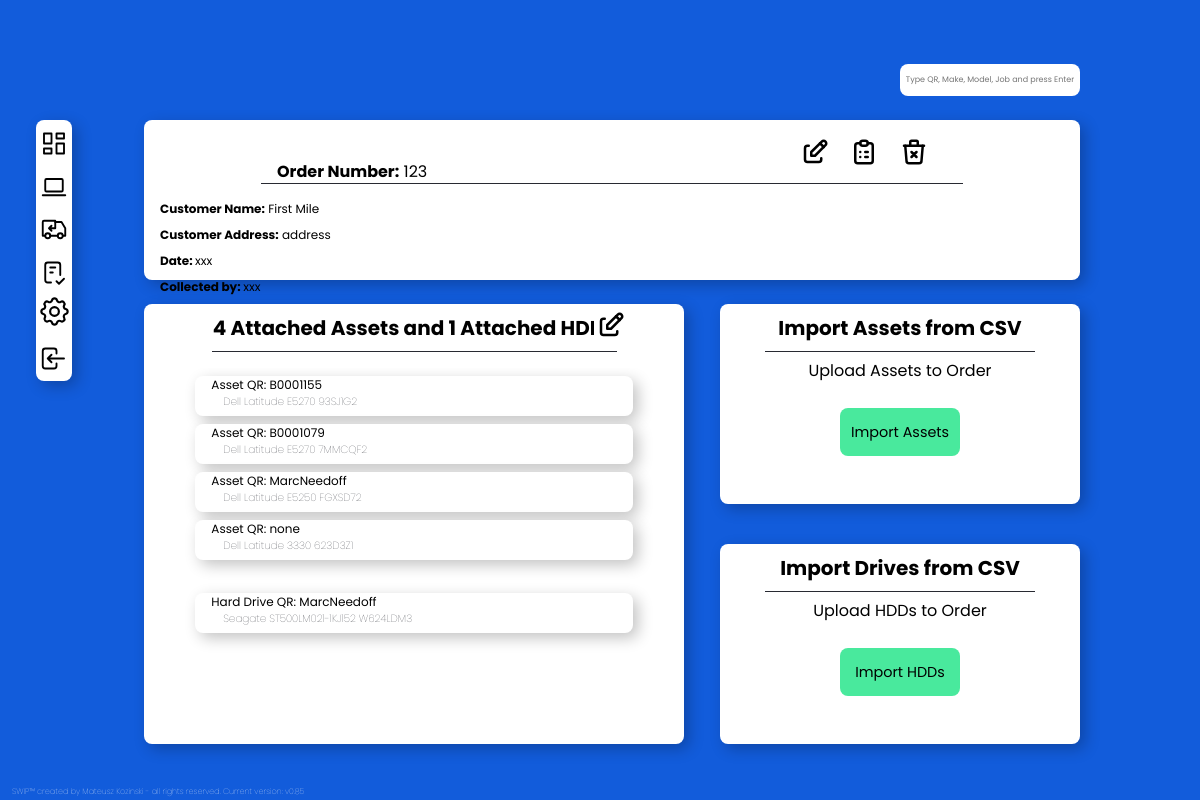
The app's page /order/24/ with its own data.
### SWIPapp/models.py (models this page shows, shortened)
class Order(models.Model):
    Order_Number = models.CharField(max_length=100)
    Customer = models.CharField(max_length=100, default='')
    Customer_Address = models.TextField(max_length=300, default='')
    Created = models.DateTimeField(auto_now_add=True) #this is currently broken - works on import but updating returns error if null=False for some reason
    Updated = models.DateTimeField(auto_now_add=True) #this is currently broken - works on import but updating returns error if null=False for some reason
    class Meta:
        ordering =['-Updated', '-Created']

class Asset(models.Model):
    Order_Number = models.ForeignKey(Order, on_delete=models.CASCADE, null=True, blank=True)
    Asset_QR = models.CharField(max_length=100, default='')
    Asset_QR_Img = models.ImageField (upload_to='SWIPapp\static\SWIPapp\images\qr_codes', blank=True, null=True)
    Type = models.CharField(max_length=100, default='', null=True, blank=True)
    Make = models.CharField(max_length=100, default='',null=True, blank=True)
    Model = models.CharField(max_length=100, default='',null=True, blank=True)
    Serial_Number = models.CharField(max_length=100, default='',null=True, blank=True)
    CPU = models.CharField(max_length=100, default='',null=True, blank=True)
    RAM = models.FloatField(null=True, blank=True)
    Storage = models.CharField(max_length=100, default='',null=True, blank=True)
    Storage_Serial_Number = models.CharField(max_length=100, default='',null=True, blank=True)
    Storage_Capacity = models.FloatField(null=True, blank=True)
    Storage_Type = models.CharField(max_length=100, default='',null=True, blank=True)
    GPU = models.CharField(max_length=100, default='',null=True, blank=True)
    Motherboard_Test = models.CharField(max_length=100, default='',null=True, blank=True)
    CPU_Test = models.CharField(max_length=100, default='',null=True, blank=True)
    RAM_Test = models.CharField(max_length=100, default='',null=True, blank=True)
    Wipe_Method = models.CharField(max_length=100, default='',null=True, blank=True)
    Wipe_Start_Time = models.CharField(max_length=100, default='',null=True, blank=True)
    Wipe_End_Time = models.CharField(max_length=100, default='',null=True, blank=True)
    Wipe_Result = models.CharField(max_length=100, default='',null=True, blank=True)
    Weight = models.FloatField(null=True, blank=True, default='0')
    Operating_System = models.CharField(max_length=100, default='Not Installed',null=True, blank=True)
    Screen_Size = models.CharField(max_length=10, default='N/A',null=True, blank=True)
    Screen_Resolution = models.CharField(max_length=10, default='N/A',null=True, blank=True)
    Ecommerce_Title = models.CharField(max_length=80, default='', null=True, blank=True)
    Ecommerce_Category = models.CharField(max_length=35, default='', null=True, blank=True)
    Ecommerce_Condition = models.CharField(max_length=20, default='', null=True, blank=True)
    Ecommerce_Condition_Description = models.CharField(max_length=1000, default='', null=True, blank=True)
    Ecommerce_Item_Description = models.TextField(max_length=20000, default='', null=True, blank=True)
    Ecommerce_Price = models.FloatField(null=True, blank=True, default='0')
    Ecommerce_SuitableFor = MultiSelectField(default='Casual Computing', choices=SuitableFor, max_length=150)
    Ecommerce_FormFactor = models.CharField(max_length=35, default='', null=True, blank=True)
    Ecommerce_Features = MultiSelectField(choices=Features, null=True, blank=True, max_length=150)
    Ecommerce_Connectivity = MultiSelectField(default='USB 2.0', choices=Connectivity, null=True, blank=True, max_length=150)
    Created = models.DateTimeField(auto_now_add=True, null=True) #this is currently broken - works on import but updating returns error if null=False for some reason
    Updated = models.DateTimeField(auto_now_add=True, null= True) #this is currently broken - works on import but updating returns error if null=False for some reason

class HDD(models.Model):
    Order_Number = models.ForeignKey(Order, on_delete=models.CASCADE, null=True, blank=True)
    Asset_QR = models.CharField(max_length=100, default='')
    Asset_QR_Img = models.ImageField (upload_to='main\static\lessapp\images\qr_codes', blank=True, null=True)
    Storage = models.CharField(max_length=100, default='',null=True, blank=True)
    Storage_Serial_Number = models.CharField(max_length=100, default='',null=True, blank=True)
    Storage_Capacity = models.CharField(max_length=100, default='',null=True, blank=True)
    Wipe_Method = models.CharField(max_length=100, default='',null=True, blank=True)
    Wipe_Start_Time = models.CharField(max_length=100, default='',null=True, blank=True)
    Wipe_End_Time = models.CharField(max_length=100, default='',null=True, blank=True)
    Wipe_Result = models.CharField(max_length=100, default='',null=True, blank=True)
    Created = models.DateTimeField(auto_now_add=True, null=True) #this is currently broken - works on import but updating returns error if null=False for some reason
    Updated = models.DateTimeField(auto_now_add=True, null= True) #this is currently broken - works on import but updating returns error if null=False for some reason
    class Meta:
        ordering =['-Updated', '-Created']

### SWIPapp/views.py (the view)
# urls.py: path('order/<int:id>/', views.orderindex, name='orderindex'),
def orderindex(request, id):
    order = Order.objects.get(id=id)
    asset = Asset.objects.filter(Order_Number_id=order)
    hdd = HDD.objects.filter(Order_Number_id=order)
    assetcount = Asset.objects.filter(Order_Number_id=order).count
    hddcount = HDD.objects.filter(Order_Number_id=order).count
    context = {'order':order,
                'asset':asset,
                'hdd':hdd,
                'assetcount':assetcount,
                'hddcount':hddcount,
                }
    return render(request, 'SWIPapp/orderindex.html', context)

### SWIPapp/templates/SWIPapp/orderindex.html (shortened to what this page needs)
{% extends "SWIPapp/navbar.html" %}
{% load static %}
{%block content%}
<div class="orderinfo">
    <div class='listtitle2'>
        <p class="topinfo"><b>Order Number:</b> {{order.Order_Number}}</p>
      <div class="buttonlabels3">
        <div class="assetbutton" id='delicon'>  <a class="assset-link" href='/deleteorder/{{order.id}}'></a></div>
         <div class="assetbutton" id='editicon'>  <a class="assset-link" href='/updateorder/{{order.id}}'></a></div>
        <div class="assetbutton" id='repicon'>  <a class="assset-link" href='/orderreport/{{order.id}}'></a></div>
      </div>
    </div>
<div class='orderdetails'>
<p class="maininfo"> <b>Customer Name:</b> {{order.Customer}} </p>
<p class="maininfo"> <b>Customer Address:</b> {{order.Customer_Address}} </p>
<p class="maininfo"> <b> Date: </b> xxx </p>
<p class="maininfo"> <b> Collected by: </b> xxx </p>
<p class="maininfo"> <b> Weight: </b> xxx </p>
 </div>
<div class="attachedassets">
    <div class="buttonlabels5">
        <div class="assetbutton" id='editicon'>  <a class="assset-link" href='/detachassetfromorder/{{order.id}}'></a></div>
    </div>
    <div class='listtitle'>
        <h4> {{assetcount}} Attached Assets and {{hddcount}} Attached HDDs </h4>
    </div>
    <div class='listcontainer'>
        {%for i in asset %}
        <a href='/asset/{{i.id}}'>
            <div class="listitem">
                <p class="maininfo"> Asset QR: {{i.Asset_QR}}</p>
                <p class="moreinfo">{{i.Make}} {{i.Model}} {{i.Serial_Number}} </p>
            </div>
        </a>
        {% endfor %}
        <br>
        {%for j in hdd%}
        <div class="listitem">
            <p class="maininfo"> Hard Drive QR: {{j.Asset_QR}}</p>
            <p class="moreinfo">{{j.Storage}} {{j.Storage_Serial_Number}}</p>
        </div>
        {% endfor %}
</div>
<div class="attachtoorder">
    <div class='listtitle'>
        <h4> Import Assets from CSV</h4>
    </div>
    <p class="explanation"> Upload Assets to Order</p>
            <a href='/importassettoorder/{{order.id}}'><button class="uploadlabel2">Import Assets</button></a>
</div>
<div class="attachhddtoorder">
    <div class='listtitle'>
        <h4> Import Drives from CSV</h4>
    </div>
    <p class="explanation"> Upload HDDs to Order</p>
    <a href='/importhddtoorder/{{order.id}}'><button class= "uploadlabel2">Import HDDs</button></a>
</div>
{% endblock %}

### SWIPapp/static/main3.css (style rules this page uses)
* { padding:0; margin:0; font-family: "Poppins", sans-serif; box-sizing: border-box; }
body { background: rgba(18,92,219,1); display: grid; place-content:center; min-height:100vh; min-width: 100vh; }
.listtitle { display: flex; justify-content: center; align-items: center; margin-left: auto; margin-right: auto; height: 6vh; width: 75%; border-bottom:#282A32 solid 0.05vh; }
.listtitle2 { display: flex; justify-content: left; margin-left: 1vw; margin-left: auto; margin-right: auto; align-items: center; height: 8vh; width: 75%; border-bottom:#282A32 solid 0.05vh; z-index: 1000; }
.buttonlabels3 { position:absolute; right:12vw; width:12vw; height: 13vh; }
.buttonlabels5 { position:absolute; top: -4vh; right:4vw; width:4vw; height: 6vh; }
#delicon { position: absolute; right: 0.5vw; top: 4.5vh; transition: 0.4s; padding: 0.25vw; display: flex; justify-content: center; align-items: center; stroke: #282A32; background: white; width: 2.75vw; height: 5vh; border-radius: 1vh; }
#editicon { position: absolute; left: 0.5vw; right: 0.5vw; top: 4.5vh; transition: 0.4s; padding: 0.25vw; display: flex; justify-content: center; align-items: center; stroke: #282A32; background: white; width: 2.75vw; height: 5vh; border-radius: 1vh; }
#repicon { position: absolute; left: 0; right: 0; margin-left: auto; margin-right: auto; top: 4.5vh; transition: 0.4s; padding: 0.25vw; display: flex; justify-content: center; align-items: center; stroke: #282A32; background: white; width: 2.75vw; height: 5vh; border-radius: 1vh; }
.assetbutton { display: flex; justify-content: center; align-items: center; float: left; padding: 0.35vw; }
h4 { font-size: 2.5vh; color: black; }
.listcontainer { display: block; margin-left: auto; margin-right: auto; width: 90%; min-height: 70%; max-height: 80%; margin-top: 2vh; margin-bottom: 2vh; overflow-y:scroll; }
.listcontainer a { text-decoration: none; }
.listitem { background-color: white; border-radius: 1vh; box-shadow: 5px 5px 15px 0px rgba(0,0,0,0.24); display: block; margin-left: auto; margin-right: auto; margin-top: 1vh; width: 90%; text-align: center; height: 5vh; transition: 0.4s; }
p.maininfo { font-size: 1.5vh; color:black; text-align: left; margin-left: 2vh; margin-top: 1vh; }
p.moreinfo { font-size:1.3vh; font-weight: lighter; color: #282A32; text-align: left; margin-left: 3.5vh; }
p.explanation { position:absolute; margin-left: auto; margin-right: auto; text-align: center; left:0; right:0; width: 80%; margin-top: 0.75vh; }
.orderinfo { position: fixed; left:12vw; top:15vh; height: 20vh; width:78vw; background-color: white; border-radius: 1vh; box-shadow: 5px 5px 15px 0px rgba(0,0,0,0.24); }
.orderdetails { position: absolute; top: 9vh; }
.attachtoorder { position:fixed; top:38vh; right:10vw; height: 25vh; width:30vw; background-color: white; border-radius: 1vh; box-shadow: 5px 5px 15px 0px rgba(0,0,0,0.24); }
.attachhddtoorder { position:fixed; top:68vh; right:10vw; height: 25vh; width:30vw; background-color: white; border-radius: 1vh; box-shadow: 5px 5px 15px 0px rgba(0,0,0,0.24); }
.attachedassets { position:fixed; top:38vh; left:12vw; height: 55vh; width:45vw; background-color: white; border-radius: 1vh; box-shadow: 5px 5px 15px 0px rgba(0,0,0,0.24); overflow: hidden; }
.uploadlabel2 { position:absolute; bottom:6vh; left:0; right:0; margin-left: auto; margin-right: auto; height: 6vh; width: 10vw; background-color: #49E99D; text-decoration: none; font-size: 1.8vh; color: black; border-radius: 1vh; border-style: none; transition: 0.4s; display: flex; justify-content: center; align-items: center; }
p.topinfo { font-size: 2vh; color:black; text-align: left; margin-left: 2vh; margin-top: 5vh; }

### records on screen
Order: Order_Number "123", Customer "First Mile", Customer_Address "address"
Asset: Asset_QR "B0001155", Make "Dell", Model "Latitude E5270", Serial_Number "93SJ1G2"
Asset: Asset_QR "B0001079", Make "Dell", Model "Latitude E5270", Serial_Number "7MMCQF2"
Asset: Asset_QR "MarcNeedoff", Make "Dell", Model "Latitude E5250", Serial_Number "FGXSD72"
Asset: Asset_QR "none", Make "Dell", Model "Latitude 3330", Serial_Number "623D3Z1"
HDD: Asset_QR "MarcNeedoff", Storage "Seagate ST500LM021-1KJ152", Storage_Serial_Number "W624LDM3"

### other values on screen
{{ assetcount }} "4"
{{ hddcount }} "1"
